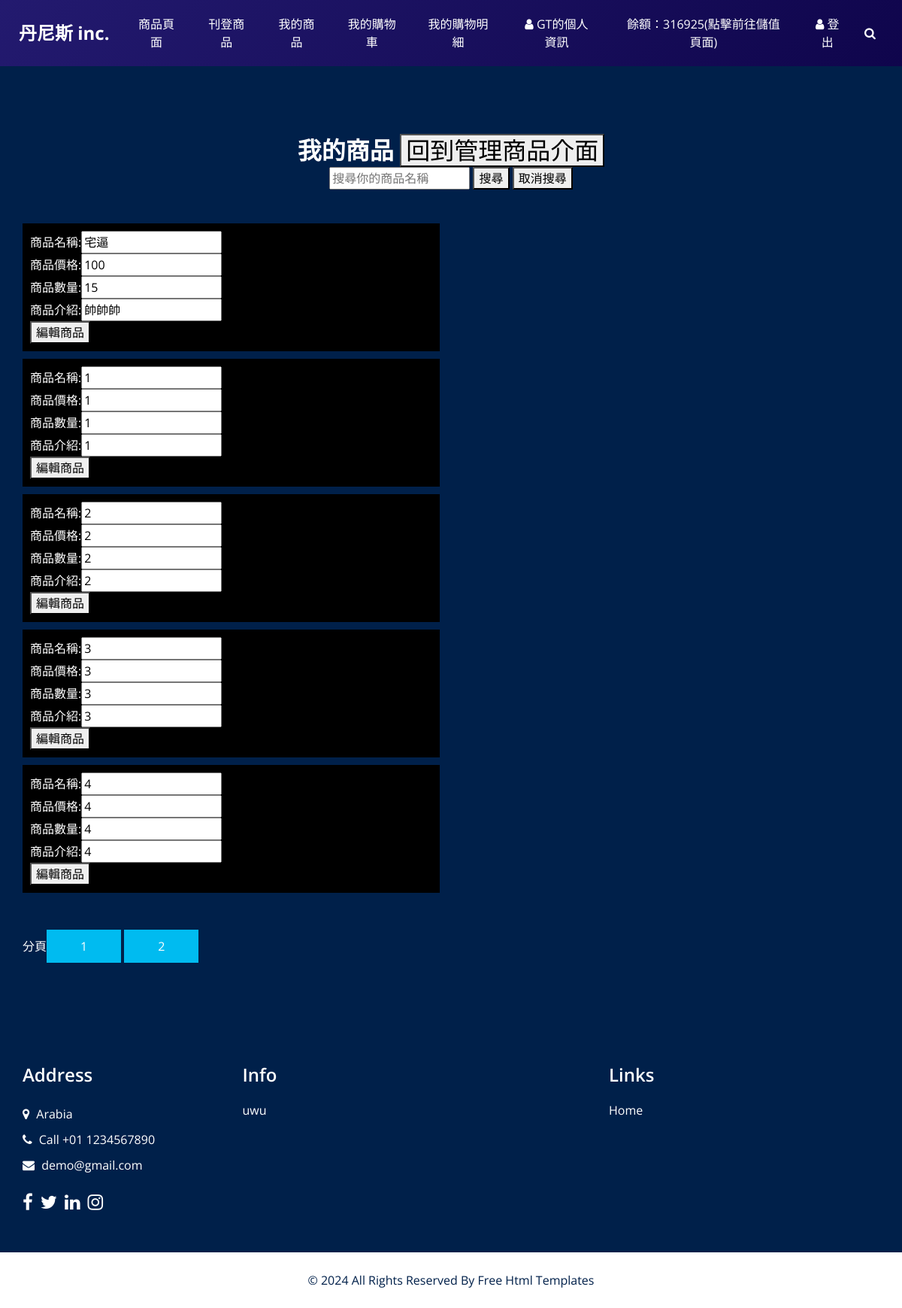
The app's page /editMyProducts.php (signed in), older data.
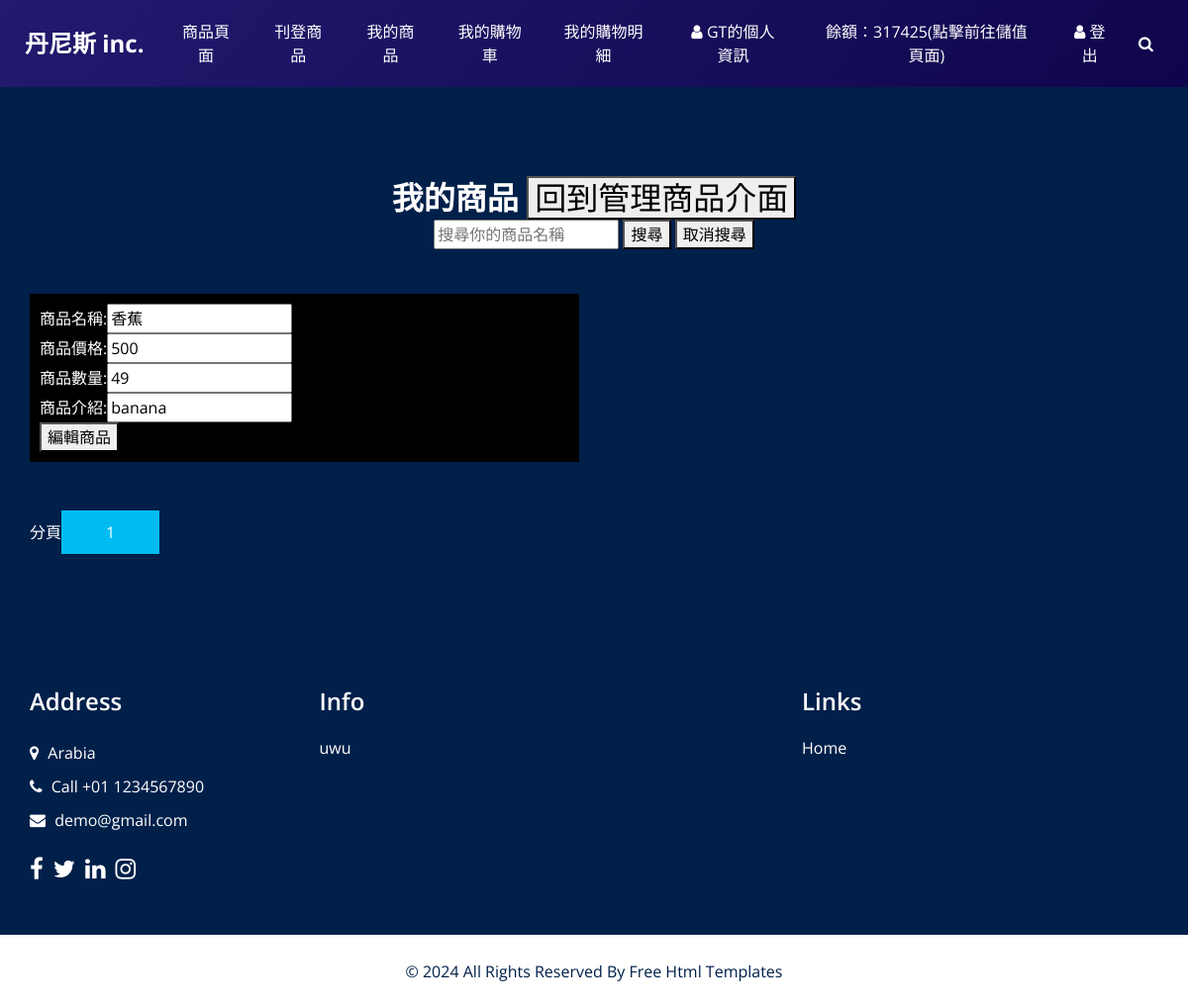
The same page, newer data.
### tables this page shows
CREATE TABLE `users` (
  `userID` int(10) NOT NULL COMMENT 'key',
  `username` varchar(50) NOT NULL,
  `account` varchar(255) NOT NULL,
  `password` varchar(255) NOT NULL,
  `balance` int(10) NOT NULL,
  `role` varchar(255) NOT NULL
);

CREATE TABLE `products` (
  `PID` int(10) NOT NULL,
  `productName` varchar(50) NOT NULL,
  `productPrice` int(10) NOT NULL,
  `productAmount` int(10) NOT NULL,
  `productIntro` varchar(255) NOT NULL,
  `productCover` mediumblob NOT NULL,
  `sellerID` int(10) NOT NULL
);

### editMyProducts.php (the view, shortened to what the changed rows need)
<!DOCTYPE html>
<html>
<head>
    <link rel="stylesheet" type="text/css" href="css/bootstrap.css" />
    <link rel="stylesheet" type="text/css" href="https://cdnjs.cloudflare.com/ajax/libs/OwlCarousel2/2.3.4/assets/owl.carousel.min.css" />
    <link href="css/font-awesome.min.css" rel="stylesheet" />
    <link href="css/style.css" rel="stylesheet" />
    <link href="css/responsive.css" rel="stylesheet" />
    <?php
        include "db_connect.php";
    ?>
</head>
<body class="sub_page">
  <div class="hero_area">
    <header class="header_section">
        <div class="container-fluid">
            <nav class="navbar navbar-expand-lg custom_nav-container ">
            <div class="collapse navbar-collapse" id="navbarSupportedContent">
                <ul class="navbar-nav  ">
                    <li class="nav-item ">
                        <?php
                            $userID = $_SESSION['userID'];
                            $balance_stmt = $db->prepare("SELECT balance FROM users WHERE userID = :userID");
                            $balance_stmt->bindParam(':userID', $userID);
                            $balance_stmt->execute();
                            $balance = $balance_stmt->fetchColumn();
                            echo '<a class="nav-link" href="topUp.php">餘額：' . $balance . '(點擊前往儲值頁面)</a>';
                        ?>
                    </li>
                </ul>
            </div>
            </nav>
        </div>
        </header>
    </div>
    <section class="about_section layout_padding">
        <div class="container  ">
            <div class="heading_container heading_center">
                <h2>
                    我的商品
                    <a href='myProducts.php'><button class='nav_search-btn'>回到管理商品介面</button></a>
                </h2>
            </div>
            <div class="row">
                <div class="col-md-6">
                    <div class="detail-box">
                    <?php
                        $records_per_page = 5;
                        $search_keyword = '';
                        if (isset($_GET['page']) && is_numeric($_GET['page'])) {
                            $current_page = (int)$_GET['page'];
                        } else {
                            $current_page = 1;
                        }
                        $start_index = ($current_page - 1) * $records_per_page;
                        try {
                            $sql = "SELECT * FROM products";
                            $sellerID = $_SESSION['userID'];
                            if (!empty($sellerID)) {
                                if (!empty($search_keyword)) {
                                    $sql .= " AND sellerID = :sellerID";
                                } else {
                                    $sql .= " WHERE sellerID = :sellerID";
                                }
                            }
                            $sql .= " LIMIT :start_index, :records_per_page";
                            $stmt = $db->prepare($sql);
                            $stmt->bindParam(':sellerID', $sellerID);
                            $stmt->bindParam(':start_index', $start_index, PDO::PARAM_INT);
                            $stmt->bindParam(':records_per_page', $records_per_page, PDO::PARAM_INT);
                            $stmt->execute();
                            if ($stmt->rowCount() > 0) {
                                while ($row = $stmt->fetch(PDO::FETCH_ASSOC)) {
                                    echo "<div style='background-color: black; padding: 10px; margin-bottom: 10px;'>";
                                    echo "<form method='POST'>";
                                    echo "商品名稱:<input type='text' name='productName' value='" . $row["productName"] . "'><br>";
                                    echo "商品價格:<input type='text' name='productPrice' value='" . $row["productPrice"] . "'><br>";
                                    echo "商品數量:<input type='text' name='productAmount' value='" . $row["productAmount"] . "'><br>";
                                    echo "商品介紹:<input type='text' name='productIntro' value='" . $row["productIntro"] . "'><br>";
                                    echo "<button type='submit' name='editProduct'>編輯商品</button>";
                                    echo "</form>";
                                    echo "</div>";
                                }
                            } else {
                                echo "0 筆結果";
                            }
                            $total_records_stmt = $db->query("SELECT COUNT(*) FROM products");
                            $total_records = $total_records_stmt->fetchColumn();
                            $total_pages = ceil($total_records / $records_per_page);
                            echo "<br>分頁";
                            for ($i = 1; $i <= $total_pages; $i++) {
                                echo "<a href='?page=$i'>$i</a> ";
                            }
                        } catch (PDOException $e) {
                            echo "Error: " . $e->getMessage();
                        }
                    ?>
                    </div>
                </div>
            </div>
        </div>
    </section>
</body>
</html>

Row changes from the older to the newer data that the page shows:
removed products: productName "宅逼", productPrice "100", productAmount "15", productIntro "帥帥帥"
removed products: productName "2", productPrice "2", productAmount "2", productIntro "2"
removed products: productName "3", productPrice "3", productAmount "3", productIntro "3"
removed products: productName "4", productPrice "4", productAmount "4", productIntro "4"
changed users: balance "316925" → "317425"
changed products: productName "1" → "香蕉"; productPrice "1" → "500"; productAmount "1" → "49"; productIntro "1" → "banana"
Text that changed along with them:
list line gone: "2"
